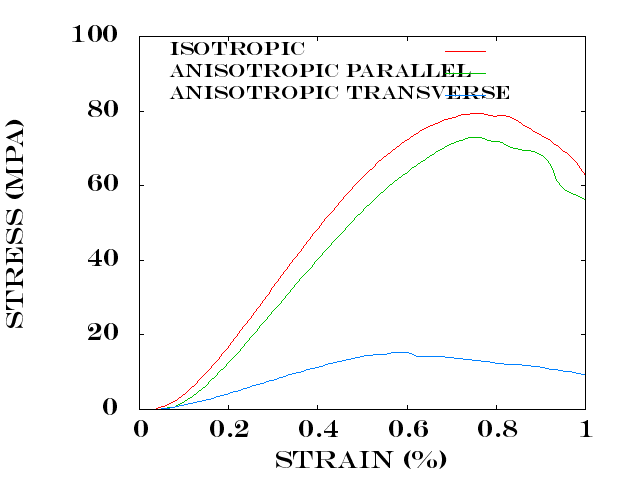

gnuplot code for this plot:
#!/bin/gnuplot --persist

tomo3_x = "compression_light_tomo3_x.txt"
tomo3_y = "compression_light_tomo3_y.txt"
tomo5_z = "compression_light_tomo5_z.txt"

set xlabel "Strain (%)" font ",20"
set xrange [0:1]
set yrange [0:100]
set style data lines

set key font "Serif, 14" Left left samplen 2 width -9

set terminal png size 640,480 font "Serif, 18"
#set terminal wxt size 640,480 font "Serif, 18"

set output "fig3.png"
set ylabel "Stress (MPa)" font ",20"
plot  tomo5_z u ($1*100):($2) ls 1 title "  Isotropic", \
      tomo3_y u ($1*100):($2) ls 2 title "  Anisotropic parallel", \
      tomo3_x u ($1*100):($2) ls 3 title "  Anisotropic transverse"
unset output
unset terminal
